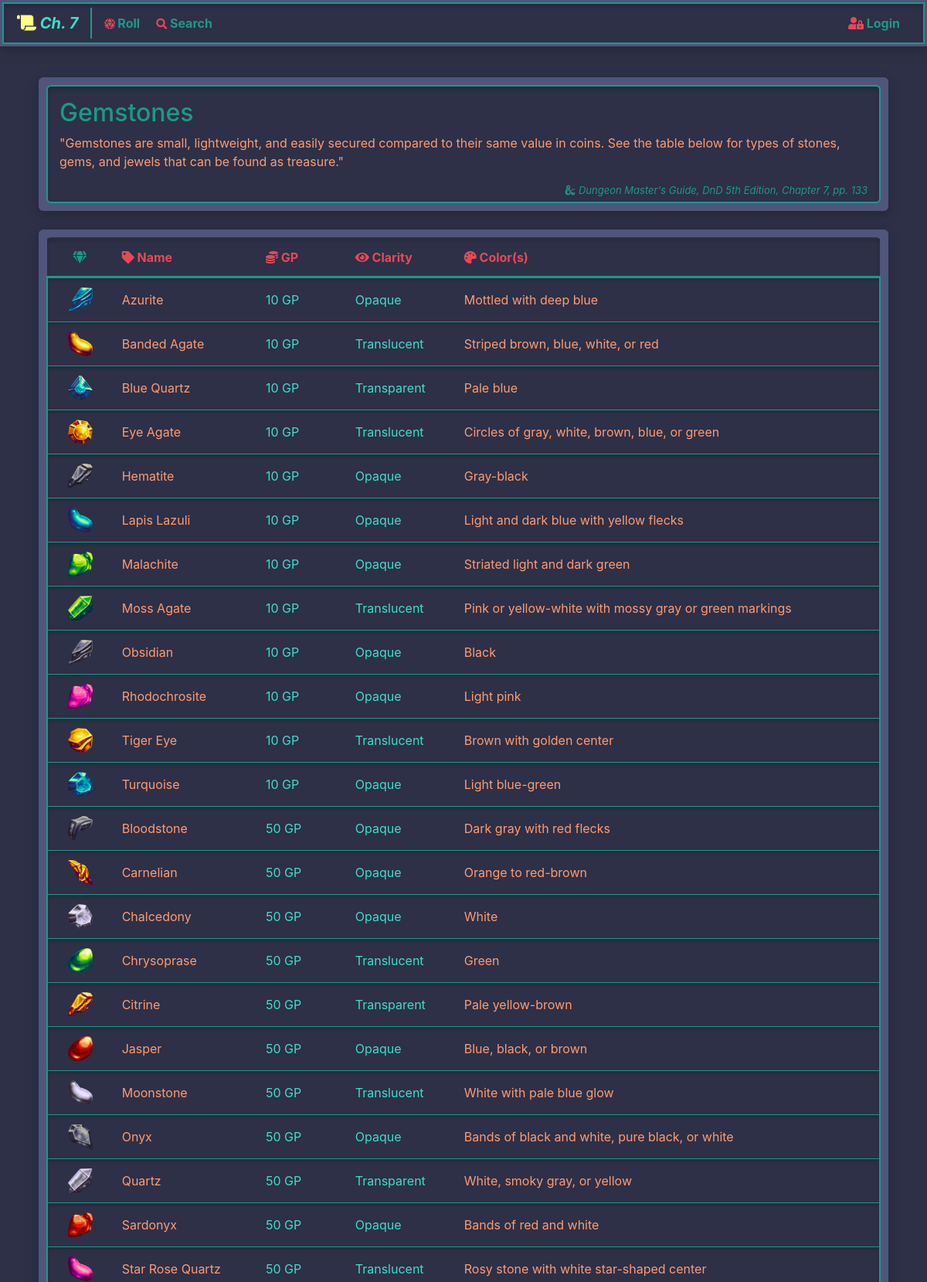
/treasure/gemstone/ (upper part), run on the app's committed database.
### treasure/models.py (models this page shows, shortened)
class Gemstone(models.Model):
    name             = models.CharField(max_length=128)
    value            = models.IntegerField(validators=[MinValueValidator(1), MaxValueValidator(1_000_000)])
    clarity          = models.ForeignKey(
        GemstoneClarity,
        related_name='gemstones',
        on_delete=models.SET_DEFAULT,
        default=1
    )
    color            = models.CharField(max_length=128, blank=True, verbose_name='Color(s)')
    description      = models.TextField(max_length=1024)
    icon             = models.ForeignKey(
        GemstoneIcon,
        related_name='gemstones',
        on_delete=models.SET_DEFAULT,
        default=1
    )
    objects = GemstoneManager()

class GemstoneIcon(models.Model):
    name             = models.CharField(max_length=128)
    image            = models.ImageField(
        upload_to='gemstone-icons',
        max_length=128,
        height_field='height',
        width_field='width'
    )
    width            = models.PositiveIntegerField()
    height           = models.PositiveIntegerField()
    file_hash        = models.CharField(max_length=32, unique=True)

class GemstoneClarity(models.Model):
    class Meta:
        verbose_name_plural = 'Gemstone clarities'
    name = models.CharField(max_length=128)
    def __str__(self):
        return self.name

### treasure/views.py (the view)
# urls.py: path("gemstone/", views.gemstone_index, name="gemstone_index"),
def gemstone_index(request):
    gemstones = models.Gemstone.objects.all().order_by(models.GEMSTONE_DEFAULT_ORDER)
    return render(request, 'treasure/gemstone-index.html', {'gemstones': gemstones})

### treasure/templates/treasure/gemstone-index.html (shortened to what this page needs)
{% extends 'base.html' %}
{% block content %}
    {% include 'treasure/snippets/gemstone-all.html' with gemstones=gemstones %}
{% endblock %}

### treasure/templates/treasure/snippets/gemstone-table.html (shortened to what this page needs)
{% load  humanize %}
{% load static %}
{% if gemstones or search_enabled %}
    {% if search_enabled %}
    <div class="outer-content-container outer-search-box-results">
        {% else %}
    <div class="outer-content-container">
        {% endif %}
        <div class="table-responsive inner-table-container">
            <table id="gemstoneTable" class="table gemstone-table">
                <thead class="gemstone-thead">
                    <tr class="inner-shadow">
                        <th class="text-center gemstone-th-disabled"><i class="fas fa-gem "></i></th>
                        <th role="button" onclick="sortTable('name', 'string')"><i class="fas fa-tag"></i> Name</th>
                        <th role="button" onclick="sortTable('value', 'number')"><i class="fas fa-coins"></i> GP</th>
                        <th role="button" onclick="sortTable('clarity', 'string')"><i class="fas fa-eye"></i> Clarity</th>
                        <th role="button" onclick="sortTable('color', 'string')"><i class="fas fa-palette"></i> Color(s)</th>
                    </tr>
                </thead>
                <tbody class="gemstone-tbody">
                {% for gemstone in gemstones %}
                    <tr class="gemstone-tr"
                        hx-get="{% url 'treasure:gemstone_view' gemstone.id %}"
                        hx-trigger="click"
                        hx-swap="innerHTML"
                        hx-target="#gemstoneDetails"
                        data-toggle="modal"
                        data-target="#gemstoneModal"
                    >
                        <td class="text-center"><img src="{{ gemstone.icon.image.url }}" alt="{{ gemstone.name }}" height="32" width="32"></td>
                        <td class="gemstone-td">{{ gemstone.name }}</td>
                        <td>{{ gemstone.value|intcomma }} GP</td>
                        <td>{{ gemstone.clarity|capfirst }}</td>
                        <td>{{ gemstone.color|capfirst }}</td>
                    </tr>
                {% endfor %}
                </tbody>
            </table>
        </div>
    </div>
{% endif %}

### static/css/landing.css (style rules this page uses)
body { background-color: #2d3047; color: #ff9b71; margin-top: 100px; }
.outer-content-container { background-color: #50557c; box-shadow: 0 4px 8px rgba(0, 0, 0, 0.1), 0 6px 20px rgba(0, 0, 0, 0.1); padding: 10px 10px 10px 10px; margin: 5px; border-radius: 6px; display: flex; flex-direction: column; }
.inner-shadow { box-shadow: inset 0px 4px 6px -1px rgba(0, 0, 0, 0.2); }
.inner-table-container { border-radius: 6px; margin-bottom: -15px; }
.table { color: #ff9b71; }
td:nth-child(n+3):nth-child(-n+4) { color: #40ddcb; }
.gemstone-table { border-radius: 6px; padding: 2px; }
.gemstone-tbody { padding: 5px; margin: 10px; }
.gemstone-thead { color: #e84855; background-color: #2d3047; border-top: 2px solid #2d3047; border-bottom: 3px solid #1b998b; }
.gemstone-th-disabled, .gemstone-th-disabled:hover { color: #1b998b; cursor: default; }
.gemstone-tr { background-color: #2d3047; border-left: 2px solid #1b998b; border-right: 2px solid #1b998b; box-shadow: inset 0px 4px 6px -1px rgba(0, 0, 0, 0.2); cursor: pointer; vertical-align: middle; }
td { border: 1px solid #1b998b; border-left: none; border-right: none; }
.gemstone-table td, th { vertical-align: middle; }

### data on the page
Gemstone: icon.image (picture), name "Azurite", value "10", clarity "Opaque", color "Mottled with deep blue"
Gemstone: icon.image (picture), name "Banded Agate", value "10", clarity "Translucent", color "Striped brown, blue, white, or red"
Gemstone: icon.image (picture), name "Blue Quartz", value "10", clarity "Transparent", color "Pale blue"
Gemstone: icon.image (picture), name "Eye Agate", value "10", clarity "Translucent", color "Circles of gray, white, brown, blue, or green"
Gemstone: icon.image (picture), name "Hematite", value "10", clarity "Opaque", color "Gray-black"
Gemstone: icon.image (picture), name "Lapis Lazuli", value "10", clarity "Opaque", color "Light and dark blue with yellow flecks"
Gemstone: icon.image (picture), name "Malachite", value "10", clarity "Opaque", color "Striated light and dark green"
Gemstone: icon.image (picture), name "Moss Agate", value "10", clarity "Translucent", color "Pink or yellow-white with mossy gray or green markings"
Gemstone: icon.image (picture), name "Obsidian", value "10", clarity "Opaque", color "Black"
Gemstone: icon.image (picture), name "Rhodochrosite", value "10", clarity "Opaque", color "Light pink"
Gemstone: icon.image (picture), name "Tiger Eye", value "10", clarity "Translucent", color "Brown with golden center"
Gemstone: icon.image (picture), name "Turquoise", value "10", clarity "Opaque", color "Light blue-green"
Gemstone: icon.image (picture), name "Bloodstone", value "50", clarity "Opaque", color "Dark gray with red flecks"
Gemstone: icon.image (picture), name "Carnelian", value "50", clarity "Opaque", color "Orange to red-brown"
Gemstone: icon.image (picture), name "Chalcedony", value "50", clarity "Opaque", color "White"
Gemstone: icon.image (picture), name "Chrysoprase", value "50", clarity "Translucent", color "Green"
Gemstone: icon.image (picture), name "Citrine", value "50", clarity "Transparent", color "Pale yellow-brown"
Gemstone: icon.image (picture), name "Jasper", value "50", clarity "Opaque", color "Blue, black, or brown"
Gemstone: icon.image (picture), name "Moonstone", value "50", clarity "Translucent", color "White with pale blue glow"
Gemstone: icon.image (picture), name "Onyx", value "50", clarity "Opaque", color "Bands of black and white, pure black, or white"
Gemstone: icon.image (picture), name "Quartz", value "50", clarity "Transparent", color "White, smoky gray, or yellow"
Gemstone: icon.image (picture), name "Sardonyx", value "50", clarity "Opaque", color "Bands of red and white"
Gemstone: icon.image (picture), name "Star Rose Quartz", value "50", clarity "Translucent", color "Rosy stone with white star-shaped center"
